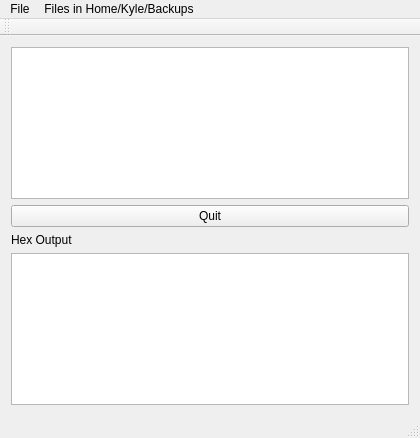
<?xml version="1.0" encoding="UTF-8"?>
<ui version="4.0">
 <class>MainWindow</class>
 <widget class="QMainWindow" name="MainWindow">
  <property name="geometry">
   <rect>
    <x>0</x>
    <y>0</y>
    <width>420</width>
    <height>438</height>
   </rect>
  </property>
  <property name="windowTitle">
   <string>Jens-file Translator</string>
  </property>
  <widget class="QWidget" name="centralWidget">
   <layout class="QVBoxLayout" name="verticalLayout_2">
    <item>
     <layout class="QVBoxLayout" name="verticalLayout">
      <item>
       <widget class="QPlainTextEdit" name="plainTextEdit"/>
      </item>
      <item>
       <widget class="QPushButton" name="quitButton">
        <property name="text">
         <string>Quit</string>
        </property>
       </widget>
      </item>
     </layout>
    </item>
    <item>
     <widget class="QLabel" name="label">
      <property name="text">
       <string>Hex Output</string>
      </property>
     </widget>
    </item>
    <item>
     <widget class="QPlainTextEdit" name="hexOutput"/>
    </item>
   </layout>
  </widget>
  <widget class="QMenuBar" name="menuBar">
   <property name="geometry">
    <rect>
     <x>0</x>
     <y>0</y>
     <width>420</width>
     <height>19</height>
    </rect>
   </property>
   <widget class="QMenu" name="menuFile">
    <property name="title">
     <string>File</string>
    </property>
    <addaction name="actionOpen"/>
    <addaction name="actionSave"/>
   </widget>
   <widget class="QMenu" name="menuHome_Kyle_Backups">
    <property name="title">
     <string>Files in Home/Kyle/Backups</string>
    </property>
   </widget>
   <addaction name="menuFile"/>
   <addaction name="menuHome_Kyle_Backups"/>
  </widget>
  <widget class="QToolBar" name="mainToolBar">
   <attribute name="toolBarArea">
    <enum>TopToolBarArea</enum>
   </attribute>
   <attribute name="toolBarBreak">
    <bool>false</bool>
   </attribute>
  </widget>
  <widget class="QStatusBar" name="statusBar"/>
  <action name="actionOpen">
   <property name="text">
    <string>Open</string>
   </property>
  </action>
  <action name="actionSave">
   <property name="text">
    <string>Save</string>
   </property>
  </action>
 </widget>
 <layoutdefault spacing="6" margin="11"/>
 <resources/>
 <connections/>
</ui>
